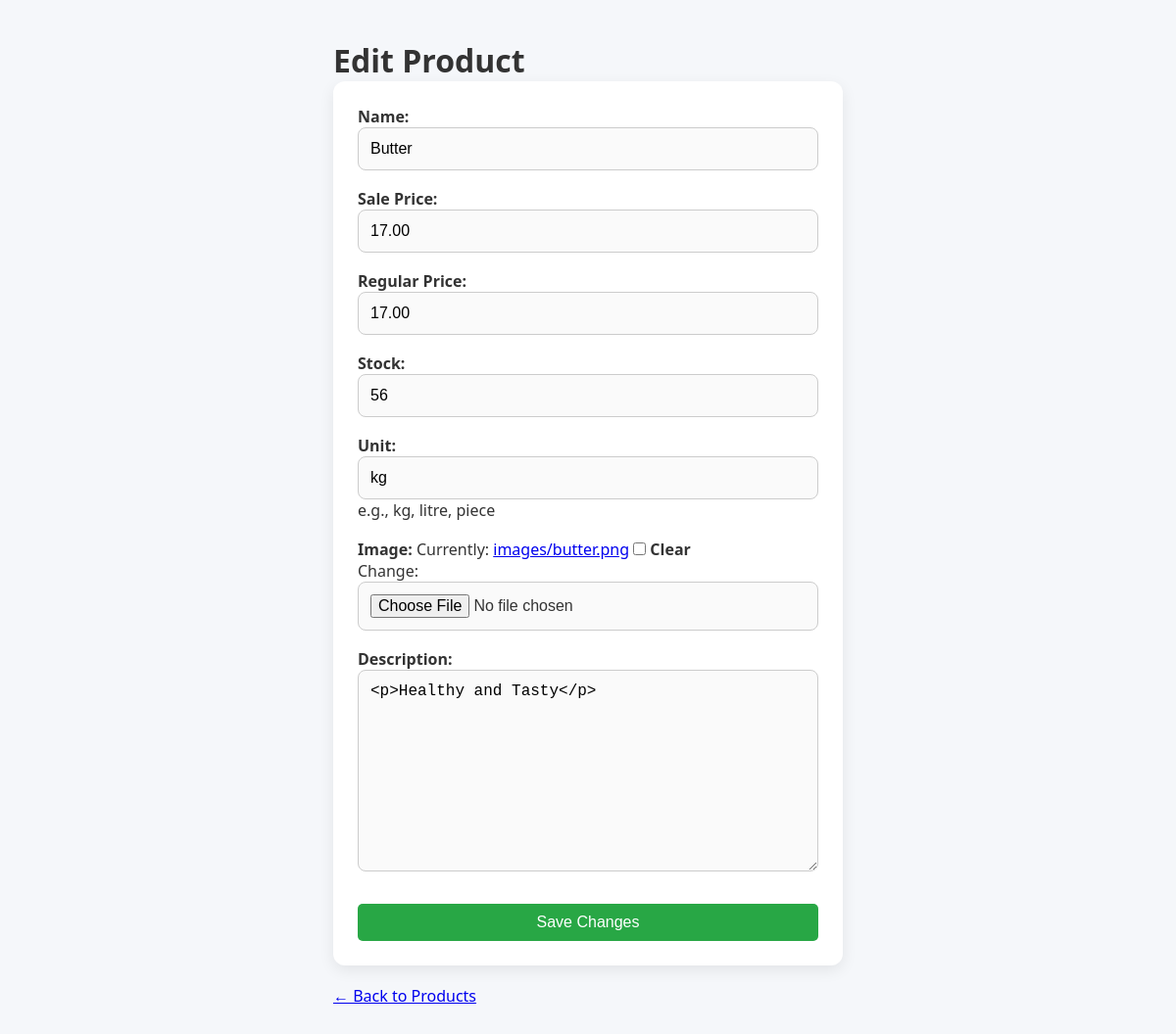
The app's page /subbranch/edit_product/19/ (signed in) with its own data.
### store/models.py (models this page shows, shortened)
class Product(models.Model):
    name = models.CharField(max_length=100)
    image = models.ImageField(upload_to="images", null=True, blank=True)
    description = CKEditor5Field('Text', config_name='extends')
    category = models.ForeignKey(Category, on_delete=models.SET_NULL,null=True, blank=True)
    price = models.DecimalField(max_digits=12,decimal_places=2,default=0.00, null=True, blank=True, verbose_name="Sale Price")
    regular_price = models.DecimalField(max_digits=12,decimal_places=2,default=0.00, null=True, blank=True, verbose_name="Regular Price")
    stock = models.PositiveIntegerField(default=0, null=True, blank=True)
    shipping = models.DecimalField(max_digits=12,decimal_places=2,default=0.00, null=True, blank=True, verbose_name="Shipping Amount")
    status = models.CharField(choices=STATUS,max_length=50,default="Published")
    featured = models.BooleanField(default=False, verbose_name="Marketplace Featured")
    subbranch = models.ForeignKey(user_models.User, on_delete=models.SET_NULL,null=True,blank=True)
    sku = ShortUUIDField(unique=True, length=5, max_length=50,prefix="SKU",alphabet="1234567890")
    slug = models.SlugField(null=True,blank=True)
    date = models.DateTimeField(default=timezone.now)
    unit = models.CharField(max_length=50, null=True, blank=True, help_text="e.g., kg, litre, piece")
    total_orders = models.PositiveIntegerField(default=0, help_text="Auto-updated number of orders placed for this product")
    created_at = models.DateTimeField(default=timezone.now)
    updated_at = models.DateTimeField(auto_now=True)
    class Meta:
        ordering = ['-id']
        verbose_name_plural = "Products"

### subbranch/views.py (the view)
# urls.py: path('edit_product/<int:pk>/', views.edit_product, name='edit_product'),
@login_required
def edit_product(request, pk):
    product = get_object_or_404(Product, pk=pk, subbranch=request.user)
    if request.method == 'POST':
        form = ProductForm(request.POST, request.FILES, instance=product)
        if form.is_valid():
            form.save()
            messages.success(request, "Product updated successfully.")
            return redirect('subbranch:sub_products')
    else:
        form = ProductForm(instance=product)
    return render(request, 'edit_product.html', {'form': form})

### subbranch/forms.py
class ProductForm(forms.ModelForm):
    class Meta:
        model = Product
        fields = ['name', 'price', 'regular_price', 'stock', 'unit', 'image', 'description']

### templates/edit_product.html (shortened to what this page needs)
{% load static %}
<!DOCTYPE html>
<html lang="en">
<head>
  <link rel="stylesheet" href="{% static 'css/sub_productstyles.css' %}">
</head>
<body>
<div class="main-area" style="padding: 40px; max-width: 600px; margin: auto;">
  <h1>Edit Product</h1>
  <form method="POST" enctype="multipart/form-data" class="create-product-form">
    {{ form.as_p }}
    <button type="submit" style="padding: 10px 20px; font-size: 16px; background: #28a745; color: white; border: none; border-radius: 5px;">
      Save Changes
    </button>
  </form>
  <div style="margin-top: 20px;">
    <a href="{% url 'subbranch:sub_products' %}">← Back to Products</a>
  </div>
</div>
</body>
</html>

### static/css/sub_productstyles.css (style rules this page uses)
* { box-sizing: border-box; margin: 0; padding: 0; }
body { font-family: 'Segoe UI', sans-serif; background: #f5f7fa; color: #333; }
.main-area { margin-left: 220px; width: calc(100% - 220px); min-height: 100vh; display: flex; flex-direction: column; }
.create-product-form { background: #fff; padding: 25px; border-radius: 12px; box-shadow: 0 5px 15px rgba(0, 0, 0, 0.08); max-width: 600px; margin: 0 auto; display: flex; flex-direction: column; gap: 18px; }
.create-product-form label { font-weight: 600; color: #333; }
.create-product-form input[type="text"], .create-product-form input[type="number"], .create-product-form input[type="file"], .create-product-form textarea { width: 100%; padding: 12px; border: 1px solid #ccc; border-radius: 8px; font-size: 1rem; background-color: #fafafa; }
.create-product-form button { width: 100%; margin-top: 10px; }

### records on screen
Product: name "Butter", price "17.00", regular_price "17.00", stock "56", unit "kg", description "<p>Healthy and Tasty</p>"
